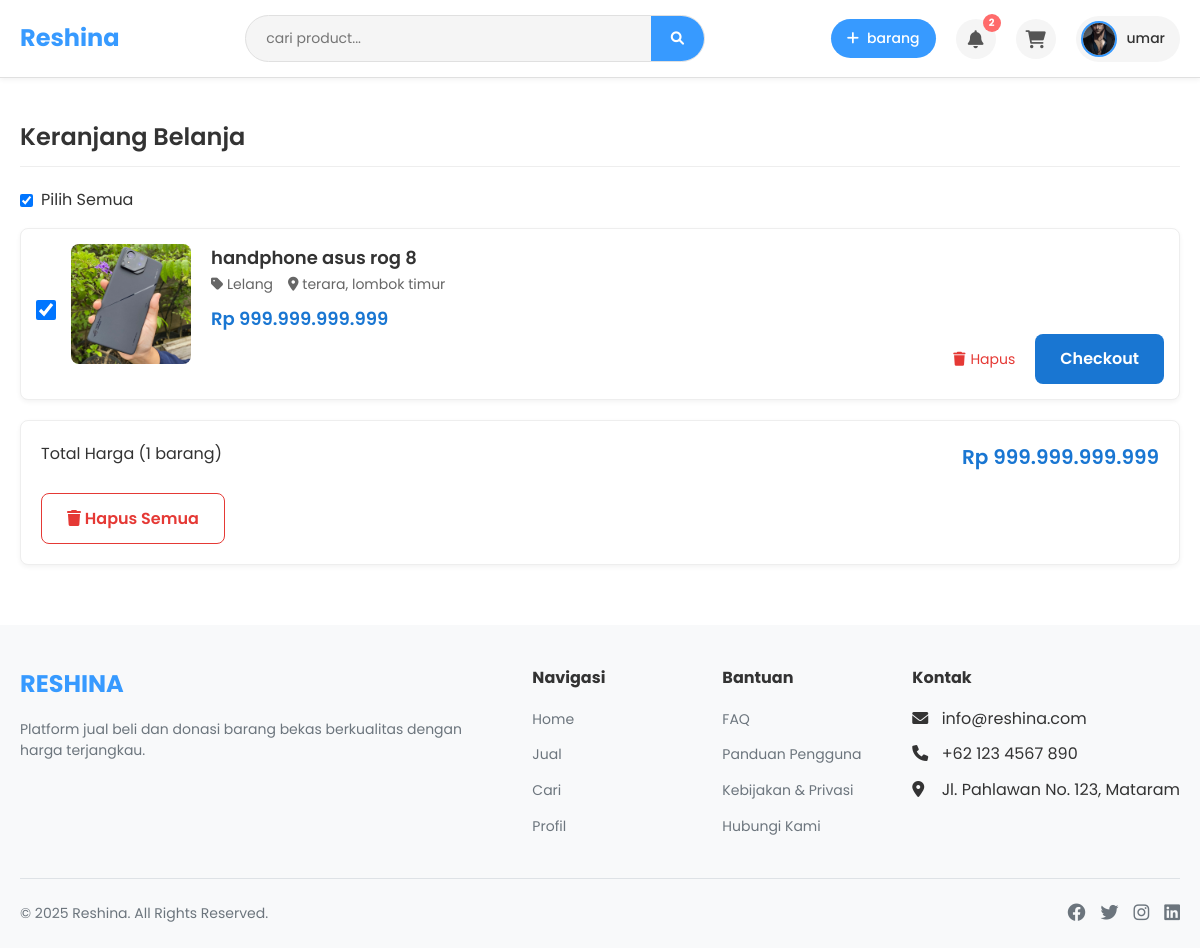
/pages/beli-barang.php (signed in), run on the app's committed database.
### tables this page shows
CREATE TABLE `user` (
  `id` int(11) NOT NULL,
  `username` varchar(100) DEFAULT NULL,
  `email` varchar(100) DEFAULT NULL,
  `password` varchar(255) DEFAULT NULL,
  `profile_image` varchar(255) DEFAULT NULL,
  `created_at` datetime DEFAULT current_timestamp(),
  `updated_at` datetime DEFAULT current_timestamp() ON UPDATE current_timestamp(),
  `nomor_hp` varchar(20) DEFAULT NULL,
  `alamat` text DEFAULT NULL,
  `city` varchar(100) DEFAULT NULL,
  `bio` text DEFAULT NULL,
  `id_lokasi` int(11) DEFAULT NULL,
  `role` varchar(120) DEFAULT NULL
);

CREATE TABLE `keranjang` (
  `id` int(11) NOT NULL,
  `id_produk` int(11) NOT NULL,
  `id_user` int(11) NOT NULL,
  `waktu` datetime DEFAULT current_timestamp(),
  `selected` tinyint(1) NOT NULL DEFAULT 0
);

CREATE TABLE `produk` (
  `id` int(11) NOT NULL,
  `id_user` int(11) DEFAULT NULL,
  `judul` varchar(150) DEFAULT NULL,
  `deskripsi` text DEFAULT NULL,
  `harga` decimal(15,2) DEFAULT NULL,
  `alamat` text DEFAULT NULL,
  `id_kategori` int(11) DEFAULT NULL,
  `id_jenis_produk` int(11) DEFAULT NULL,
  `id_kondisi` int(11) DEFAULT NULL,
  `status` varchar(50) DEFAULT 'active',
  `created_at` datetime DEFAULT current_timestamp(),
  `updated_at` datetime DEFAULT current_timestamp() ON UPDATE current_timestamp(),
  `city` varchar(50) DEFAULT NULL,
  `lelang_end_time` datetime DEFAULT NULL
);

CREATE TABLE `kategori` (
  `id` int(11) NOT NULL,
  `nama` varchar(100) DEFAULT NULL,
  `icon` varchar(255) DEFAULT NULL
);

### pages/beli-barang.php (the view, shortened to what this page needs)
<?php
include '../include/koneksi.php';
include '../include/header.php';
$cart_items = [];
$total_price = 0;
if (isset($_SESSION['user_id'])) {
    $user_id = $_SESSION['user_id'];
    $keranjang_query = "SELECT k.id_produk, k.id_user, k.selected, p.*,
        (SELECT file_name FROM image_produk WHERE id_produk = p.id AND is_primary = 1 LIMIT 1) as main_image,
        ktr.nama as kategori_nama,
        jp.nama as jenis_barang
        FROM keranjang k
        JOIN produk p ON k.id_produk = p.id
        LEFT JOIN kategori ktr ON p.id_kategori = ktr.id
        LEFT JOIN jenis_produk jp ON p.id_jenis_produk = jp.id
        WHERE k.id_user = ? AND p.status = 'active'";
    $keranjang_stmt = mysqli_prepare($conn, $keranjang_query);
    mysqli_stmt_bind_param($keranjang_stmt, "i", $user_id);
    mysqli_stmt_execute($keranjang_stmt);
    $result = mysqli_stmt_get_result($keranjang_stmt);
    if ($result && mysqli_num_rows($result) > 0) {
        while ($item = mysqli_fetch_assoc($result)) {
            $item['selected'] = $item['selected'];
            $cart_items[] = $item;
            if ($item['selected']) {
                $total_price += $item['harga'];
            }
        }
    }
} else if (!empty($_SESSION['cart'])) {
    $product_ids = array_keys($_SESSION['cart']);
    $ids_string = implode(',', array_map('intval', $product_ids));
    $query = "SELECT p.*,
              (SELECT file_name FROM image_produk WHERE id_produk = p.id AND is_primary = 1 LIMIT 1) as main_image,
              k.nama as kategori_nama,
              jp.nama as jenis_barang
              FROM produk p
              LEFT JOIN kategori k ON p.id_kategori = k.id
              LEFT JOIN jenis_produk jp ON p.id_jenis_produk = jp.id
              WHERE p.id IN ($ids_string) AND p.status = 'active'";
    $result = mysqli_query($conn, $query);
    if ($result && mysqli_num_rows($result) > 0) {
        while ($item = mysqli_fetch_assoc($result)) {
            $item['selected'] = $_SESSION['cart'][$item['id']]['selected'];
            $cart_items[] = $item;
            if ($item['selected']) {
                $total_price += $item['harga'];
            }
        }
    }
}
?>
<!DOCTYPE html>
<html lang="id">
<head>
    <link rel="stylesheet" href="../assets/css/dashboard.css">
    <link rel="stylesheet" href="../assets/css/components/tampilan_produk.css">
    <link rel="stylesheet" href="https://cdnjs.cloudflare.com/ajax/libs/font-awesome/6.0.0-beta3/css/all.min.css">
</head>
<body>
    <main class="main-content">
        <div class="cart-container">
            <div class="cart-header">
                <h1 class="cart-title">Keranjang Belanja</h1>
            </div>
            <?php if (!empty($cart_items)): ?>
                <div style="display: flex; align-items: center; margin-bottom: 15px; gap: 8px;">
                    <input type="checkbox" id="master-checkbox"
                        <?php
                        $all_selected = count($cart_items) > 0 && count(array_filter($cart_items, function ($item) {
                            return $item['selected'];
                        })) === count($cart_items);
                        echo $all_selected ? 'checked' : '';
                        ?> />
                    <label for="master-checkbox" style="margin:0;cursor:pointer;">Pilih Semua</label>
                </div>
            <?php endif; ?>
            <?php if (empty($cart_items)): ?>
                <div class="empty-cart-message">
                    <i class="fas fa-shopping-cart"></i>
                    <h3>Keranjang Belanja Kosong</h3>
                    <p>Anda belum menambahkan produk apapun ke keranjang.</p>
                    <a href="dashboard.php" class="btn-continue-shopping">Lanjut Belanja</a>
                </div>
            <?php else: ?>
                <?php foreach ($cart_items as $item): ?>
                    <div class="cart-item">
                        <div class="cart-item-checkbox">
                            <a href="beli-barang.php?action=toggle_select&id=<?php echo $item['id']; ?>">
                                <input type="checkbox" class="product-checkbox" <?php echo $item['selected'] ? 'checked' : ''; ?>
                                    onchange="window.location='beli-barang.php?action=toggle_select&id=<?php echo $item['id']; ?>'" />
                            </a>
                        </div>
                        <div class="cart-item-image">
                            <?php if (!empty($item['main_image'])): ?>
                                <img src="../uploads/products/<?php echo htmlspecialchars($item['main_image']); ?>" alt="<?php echo htmlspecialchars($item['judul']); ?>">
                            <?php else: ?>
                                <img src="../assets/image/product-placeholder.jpg" alt="Product Image">
                            <?php endif; ?>
                        </div>
                        <div class="cart-item-details">
                            <div>
                                <a href="product-detail.php?id=<?php echo $item['id']; ?>" class="cart-item-title">
                                    <?php echo htmlspecialchars($item['judul']); ?>
                                </a>
                                <div class="cart-item-meta">
                                    <span><i class="fas fa-tag"></i> <?php echo htmlspecialchars($item['kategori_nama']); ?></span>
                                    <span><i class="fas fa-map-marker-alt"></i> <?php echo htmlspecialchars($item['city']); ?></span>
                                </div>
                                <div class="cart-item-price">
                                    <?php echo 'Rp ' . number_format($item['harga'], 0, ',', '.'); ?>
                                </div>
                            </div>
                            <div class="cart-item-actions">
                                <a href="beli-barang.php?action=remove&id=<?php echo $item['id']; ?>" class="cart-item-remove">
                                    <i class="fas fa-trash"></i> Hapus
                                </a>
                                <a href="payment.php?price=<?php echo $item['harga']; ?>&id=<?php echo $item['id']; ?>" class="btn-checkout" style="margin-left:10px; text-decoration: none;">
                                    Checkout
                                </a>
                            </div>
                        </div>
                    </div>
                <?php endforeach; ?>
                <div class="cart-summary">
                    <div class="cart-summary-row">
                        <span>Total Harga (<?php echo count(array_filter($cart_items, function ($item) {
                                                return $item['selected'];
                                            })); ?> barang)</span>
                        <span class="cart-summary-total">Rp <?php echo number_format($total_price, 0, ',', '.'); ?></span>
                    </div>
                    <div class="cart-actions">
                        <a href="beli-barang.php?action=remove_all" class="btn-remove-all">
                            <i class="fas fa-trash"></i> Hapus Semua
                        </a>
                    </div>
                </div>
            <?php endif; ?>
        </div>
    </main>
    <?php include '../include/footer.php'; ?>
</body>
</html>

### include/header.php (shortened to what this page needs)
<?php
include_once '../include/koneksi.php';
$profile_pic = '../assets/image/user.png';
if (isset($_SESSION['user_id'])) {
    $user_id = $_SESSION['user_id'];
    $result = mysqli_query($conn, "SELECT profile_image FROM user WHERE id = $user_id LIMIT 1");
    if ($result && $row = mysqli_fetch_assoc($result)) {
        if (!empty($row['profile_image']) && file_exists($row['profile_image'])) {
            $profile_pic = $row['profile_image'];
        }
    }
}
?>
<!DOCTYPE html>
<html lang="id">
<head>
    <link rel="stylesheet" href="/ProwebReshina2/assets/css/header.css">
    <link rel="stylesheet" href="https://cdnjs.cloudflare.com/ajax/libs/font-awesome/6.4.0/css/all.min.css">
</head>
<body>
    <header class="site-header">
        <div class="container">
            <div class="header-wrapper">
                <div class="logo">
                    <a href="/ProwebReshina2/pages/dashboard.php">
                        <span>Reshina</span>
                    </a>
                </div>
                <div class="search-form">
                    <form action="/ProwebReshina2/pages/search-results.php" method="GET" class="search-form">
                        <div class="search-input">
                            <input type="text" name="search" placeholder="cari product...">
                            <button type="submit">
                                <i class="fas fa-search"></i>
                            </button>
                        </div>
                    </form>
                </div>
                <div class="user-menu">
                    <a href="/ProwebReshina2/pages/product-form.php" class="upload-btn"><i class="fas fa-plus"></i> <span>barang</span></a>
                    <div class="notification-wrapper">
                        <a href="/ProwebReshina2/pages/notifications.php" class="notification-btn"><i class="fas fa-bell"></i></a>
                        <?php
                        $unread_notification_count = 0;
                        if (isset($_SESSION['user_id']) && isset($conn)) {
                            $current_user_id_for_notif = $_SESSION['user_id'];
                            $sql_unread_count = "SELECT COUNT(*) AS unread_count FROM notifications WHERE user_id = ? AND is_read = 0";
                            $stmt_unread_count = $conn->prepare($sql_unread_count);
                            if ($stmt_unread_count) {
                                $stmt_unread_count->bind_param("i", $current_user_id_for_notif);
                                $stmt_unread_count->execute();
                                $result_unread_count = $stmt_unread_count->get_result();
                                $row_unread_count = $result_unread_count->fetch_assoc();
                                $unread_notification_count = $row_unread_count['unread_count'];
                            }
                        }
                        if ($unread_notification_count > 0):
                        ?>
                        <span class="notification-badge"><?php echo $unread_notification_count; ?></span>
                        <?php endif; ?>
                    </div>
                    <div class="notification-wrapper">
                        <a href="/ProwebReshina2/pages/beli-barang.php" class="notification-btn"><i class="fas fa-shopping-cart"></i></a>
                    </div>
                    <div class="user-dropdown">
                        <div class="user-dropdown">
                            <a href="/ProwebReshina2/pages/profile.php" class="user-info" style="text-decoration: none;">
                                <img src="<?php echo $profile_pic; ?>" alt="User Avatar" class="user-avatar">
                                <span class="user-name">
                                    <?php echo ($_SESSION['username']); ?>
                                </span>
                            </a>
                        </div>
                    </div>
                </div>
            </div>
        </div>
    </header>
</body>
</html>

### data on the page
user: profile_image (picture)
keranjang: selected "☑", id_produk.judul "handphone asus rog 8", kategori.nama "Lelang", id_produk.city "terara, lombok timur", id_produk.harga "999.999.999.999", selected "1"

### other printed values
$unread_notification_count "2"
$_SESSION['username'] "umar"
$total_price "999.999.999.999"
